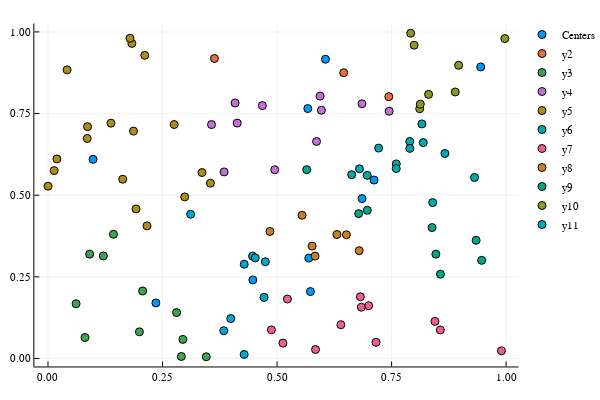

The cell this chart's notebook holds for it:
### Code cell
using Plots
plotly()
scatter(C[1,:], C[2,:], label = "Centers")
for i=1:size(C,2)
    scatter!(P[1,VC_Dic[i]], P[2,VC_Dic[i]])
end
scatter!()

### Figure 1 — Plotly figure (JSON) as saved in the notebook; plotly's stock layout.template omitted (floating-point values rounded to 4 significant figures)
{"data": [{"colorbar": {"title": ""}, "hoverinfo": "text", "legendgroup": "Centers", "marker": {"color": "rgba(0, 154, 250, 1.000)", "line": {"color": "rgba(0, 0, 0, 1.000)", "width": 1}, "size": 8, "symbol": "circle"}, "mode": "markers", "name": "Centers", "showlegend": true, "text": [null, null, null, null, null, null, null, null, null, null], "type": "scatter", "x": [0.6057, 0.2355, 0.5671, 0.0984, 0.7117, 0.5728, 0.5693, 0.6856, 0.9445, 0.4472], "xaxis": "x1", "y": [0.9163, 0.1701, 0.7653, 0.6098, 0.5463, 0.2049, 0.3075, 0.4896, 0.8927, 0.2407], "yaxis": "y1", "zmax": 0.1, "zmin": -0.1}, {"colorbar": {"title": ""}, "hoverinfo": "text", "legendgroup": "y2", "marker": {"color": "rgba(227, 111, 71, 1.000)", "line": {"color": "rgba(0, 0, 0, 1.000)", "width": 1}, "size": 8, "symbol": "circle"}, "mode": "markers", "name": "y2", "showlegend": true, "text": [null, null, null], "type": "scatter", "x": [0.6455, 0.744, 0.3633], "xaxis": "x1", "y": [0.8751, 0.8017, 0.9186], "yaxis": "y1", "zmax": 0.1, "zmin": -0.1}, {"colorbar": {"title": ""}, "hoverinfo": "text", "legendgroup": "y3", "marker": {"color": "rgba(62, 164, 78, 1.000)", "line": {"color": "rgba(0, 0, 0, 1.000)", "width": 1}, "size": 8, "symbol": "circle"}, "mode": "markers", "name": "y3", "showlegend": true, "text": [null, null, null, null, null, null, null, null, null, null, null], "type": "scatter", "x": [0.2911, 0.1209, 0.08077, 0.1996, 0.0614, 0.143, 0.2945, 0.0909, 0.3455, 0.2066, 0.2807], "xaxis": "x1", "y": [0.006214, 0.3142, 0.06432, 0.08166, 0.1677, 0.3804, 0.05848, 0.3195, 0.00535, 0.2066, 0.1406], "yaxis": "y1", "zmax": 0.1, "zmin": -0.1}, {"colorbar": {"title": ""}, "hoverinfo": "text", "legendgroup": "y4", "marker": {"color": "rgba(195, 113, 210, 1.000)", "line": {"color": "rgba(0, 0, 0, 1.000)", "width": 1}, "size": 8, "symbol": "circle"}, "mode": "markers", "name": "y4", "showlegend": true, "text": [null, null, null, null, null, null, null, null, null, null, null], "type": "scatter", "x": [0.4083, 0.4131, 0.4679, 0.594, 0.3844, 0.5969, 0.6854, 0.5862, 0.3569, 0.4949, 0.7448], "xaxis": "x1", "y": [0.7823, 0.7208, 0.7744, 0.8034, 0.5714, 0.7601, 0.78, 0.6645, 0.7162, 0.5779, 0.7572], "yaxis": "y1", "zmax": 0.1, "zmin": -0.1}, {"colorbar": {"title": ""}, "hoverinfo": "text", "legendgroup": "y5", "marker": {"color": "rgba(172, 142, 24, 1.000)", "line": {"color": "rgba(0, 0, 0, 1.000)", "width": 1}, "size": 8, "symbol": "circle"}, "mode": "markers", "name": "y5", "showlegend": true, "text": [null, null, null, null, null, null, null, null, null, null, null, null, null, null, null, null, null, null], "type": "scatter", "x": [0.1832, 0.1789, 0.1375, 0.1632, 0.2985, 0.3545, 0.0001672, 0.08555, 0.3361, 0.2754, 0.1867, 0.01337, 0.1922, 0.2114, 0.0417, 0.0195, 0.08634, 0.2161], "xaxis": "x1", "y": [0.9648, 0.9805, 0.7205, 0.5489, 0.4948, 0.5369, 0.5276, 0.6738, 0.5693, 0.7164, 0.6962, 0.5753, 0.4579, 0.9282, 0.8838, 0.6109, 0.7099, 0.4061], "yaxis": "y1", "zmax": 0.1, "zmin": -0.1}, {"colorbar": {"title": ""}, "hoverinfo": "text", "legendgroup": "y6", "marker": {"color": "rgba(0, 170, 174, 1.000)", "line": {"color": "rgba(0, 0, 0, 1.000)", "width": 1}, "size": 8, "symbol": "circle"}, "mode": "markers", "name": "y6", "showlegend": true, "text": [null, null, null, null, null, null, null, null, null, null, null, null, null], "type": "scatter", "x": [0.8397, 0.7897, 0.7604, 0.6629, 0.6799, 0.6967, 0.931, 0.7602, 0.7217, 0.8161, 0.7899, 0.8191, 0.8665], "xaxis": "x1", "y": [0.4774, 0.6646, 0.5958, 0.5628, 0.5807, 0.5607, 0.5542, 0.5815, 0.6441, 0.7182, 0.6433, 0.6611, 0.6277], "yaxis": "y1", "zmax": 0.1, "zmin": -0.1}, {"colorbar": {"title": ""}, "hoverinfo": "text", "legendgroup": "y7", "marker": {"color": "rgba(237, 94, 147, 1.000)", "line": {"color": "rgba(0, 0, 0, 1.000)", "width": 1}, "size": 8, "symbol": "circle"}, "mode": "markers", "name": "y7", "showlegend": true, "text": [null, null, null, null, null, null, null, null, null, null, null, null], "type": "scatter", "x": [0.5226, 0.9899, 0.6393, 0.5128, 0.7161, 0.6999, 0.8563, 0.4877, 0.8447, 0.6819, 0.6839, 0.584], "xaxis": "x1", "y": [0.1822, 0.02336, 0.1034, 0.04714, 0.04953, 0.1616, 0.08732, 0.08768, 0.1136, 0.189, 0.1571, 0.0274], "yaxis": "y1", "zmax": 0.1, "zmin": -0.1}, {"colorbar": {"title": ""}, "hoverinfo": "text", "legendgroup": "y8", "marker": {"color": "rgba(198, 130, 37, 1.000)", "line": {"color": "rgba(0, 0, 0, 1.000)", "width": 1}, "size": 8, "symbol": "circle"}, "mode": "markers", "name": "y8", "showlegend": true, "text": [null, null, null, null, null, null, null], "type": "scatter", "x": [0.5766, 0.6308, 0.6514, 0.6793, 0.5546, 0.5829, 0.4846], "xaxis": "x1", "y": [0.3443, 0.3797, 0.3789, 0.3301, 0.4385, 0.3135, 0.3891], "yaxis": "y1", "zmax": 0.1, "zmin": -0.1}, {"colorbar": {"title": ""}, "hoverinfo": "text", "legendgroup": "y9", "marker": {"color": "rgba(0, 169, 141, 1.000)", "line": {"color": "rgba(0, 0, 0, 1.000)", "width": 1}, "size": 8, "symbol": "circle"}, "mode": "markers", "name": "y9", "showlegend": true, "text": [null, null, null, null, null, null, null, null], "type": "scatter", "x": [0.8566, 0.9466, 0.9345, 0.6782, 0.5647, 0.8467, 0.8384, 0.697], "xaxis": "x1", "y": [0.2581, 0.3006, 0.3618, 0.4435, 0.5781, 0.3195, 0.4008, 0.4536], "yaxis": "y1", "zmax": 0.1, "zmin": -0.1}, {"colorbar": {"title": ""}, "hoverinfo": "text", "legendgroup": "y10", "marker": {"color": "rgba(142, 151, 30, 1.000)", "line": {"color": "rgba(0, 0, 0, 1.000)", "width": 1}, "size": 8, "symbol": "circle"}, "mode": "markers", "name": "y10", "showlegend": true, "text": [null, null, null, null, null, null, null, null], "type": "scatter", "x": [0.8964, 0.889, 0.7918, 0.8114, 0.7992, 0.9973, 0.8308, 0.8127], "xaxis": "x1", "y": [0.8977, 0.8161, 0.9959, 0.7647, 0.9593, 0.9796, 0.8087, 0.7788], "yaxis": "y1", "zmax": 0.1, "zmin": -0.1}, {"colorbar": {"title": ""}, "hoverinfo": "text", "legendgroup": "y11", "marker": {"color": "rgba(0, 169, 204, 1.000)", "line": {"color": "rgba(0, 0, 0, 1.000)", "width": 1}, "size": 8, "symbol": "circle"}, "mode": "markers", "name": "y11", "showlegend": true, "text": [null, null, null, null, null, null, null, null, null], "type": "scatter", "x": [0.4282, 0.3837, 0.3114, 0.4466, 0.399, 0.4524, 0.4283, 0.4717, 0.4744], "xaxis": "x1", "y": [0.01238, 0.08511, 0.4417, 0.3135, 0.1223, 0.3081, 0.2886, 0.187, 0.2962], "yaxis": "y1", "zmax": 0.1, "zmin": -0.1}], "layout": {"annotations": [], "height": 400, "legend": {"bgcolor": "rgba(255, 255, 255, 1.000)", "bordercolor": "rgba(0, 0, 0, 1.000)", "font": {"color": "rgba(0, 0, 0, 1.000)", "family": "sans-serif", "size": 11}, "tracegroupgap": 0, "x": 1, "y": 1}, "margin": {"b": 20, "l": 0, "r": 0, "t": 20}, "paper_bgcolor": "rgba(255, 255, 255, 1.000)", "plot_bgcolor": "rgba(255, 255, 255, 1.000)", "showlegend": true, "width": 600, "xaxis": {"anchor": "y1", "domain": [0.06582, 0.9934], "gridcolor": "rgba(0, 0, 0, 0.100)", "gridwidth": 0.5, "linecolor": "rgba(0, 0, 0, 1.000)", "mirror": false, "range": [-0.02975, 1.027], "showgrid": true, "showline": true, "showticklabels": true, "tickangle": 0, "tickcolor": "rgb(0, 0, 0)", "tickfont": {"color": "rgba(0, 0, 0, 1.000)", "family": "sans-serif", "size": 11}, "tickmode": "array", "ticks": "inside", "ticktext": ["0.00", "0.25", "0.50", "0.75", "1.00"], "tickvals": [0, 0.25, 0.5, 0.75, 1], "title": "", "titlefont": {"color": "rgba(0, 0, 0, 1.000)", "family": "sans-serif", "size": 15}, "type": "-", "visible": true, "zeroline": false, "zerolinecolor": "rgba(0, 0, 0, 1.000)"}, "yaxis": {"anchor": "x1", "domain": [0.03762, 0.9902], "gridcolor": "rgba(0, 0, 0, 0.100)", "gridwidth": 0.5, "linecolor": "rgba(0, 0, 0, 1.000)", "mirror": false, "range": [-0.02436, 1.026], "showgrid": true, "showline": true, "showticklabels": true, "tickangle": 0, "tickcolor": "rgb(0, 0, 0)", "tickfont": {"color": "rgba(0, 0, 0, 1.000)", "family": "sans-serif", "size": 11}, "tickmode": "array", "ticks": "inside", "ticktext": ["0.00", "0.25", "0.50", "0.75", "1.00"], "tickvals": [0, 0.25, 0.5, 0.75, 1], "title": "", "titlefont": {"color": "rgba(0, 0, 0, 1.000)", "family": "sans-serif", "size": 15}, "type": "-", "visible": true, "zeroline": false, "zerolinecolor": "rgba(0, 0, 0, 1.000)"}}}
